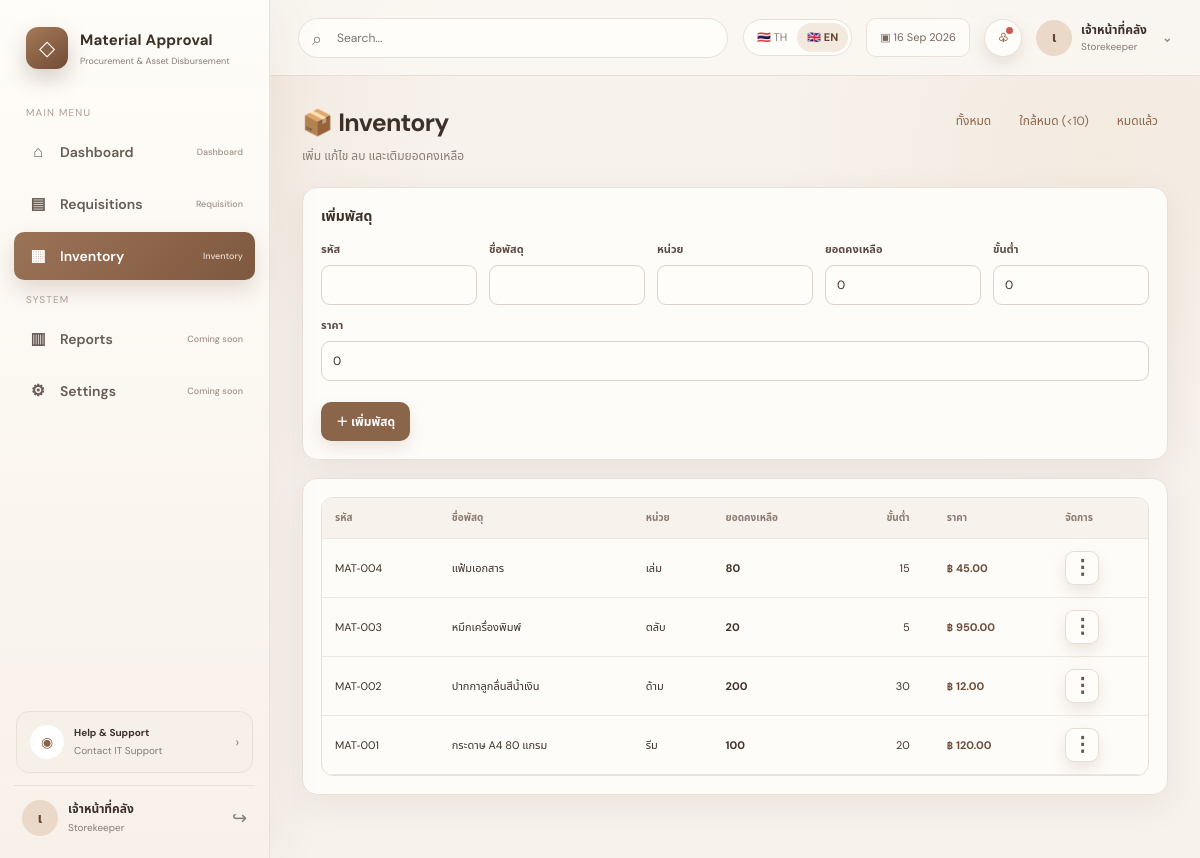
The page /materials.php?lang=en (signed in) on the database its author committed.
### tables this page shows
CREATE TABLE materials (
 id INT AUTO_INCREMENT PRIMARY KEY,
 code VARCHAR(50) NOT NULL UNIQUE,
 name VARCHAR(200) NOT NULL,
 unit VARCHAR(50) NOT NULL,
 stock DECIMAL(12,2) NOT NULL DEFAULT 0,
 min_stock DECIMAL(12,2) NOT NULL DEFAULT 0,
 price DECIMAL(12,2) NOT NULL DEFAULT 0,
 active TINYINT(1) NOT NULL DEFAULT 1,
 created_at TIMESTAMP DEFAULT CURRENT_TIMESTAMP
);

### lang.php (called while the page is built, shortened)
<?php
function current_lang(): string {
    return $_SESSION['lang'] ?? 'th';
}

### config.php (called while the page is built, shortened)
<?php
require_once __DIR__.'/lang.php';
function e($v): string { return htmlspecialchars((string)$v, ENT_QUOTES, 'UTF-8'); }
function fmt_number($value): string {
    $n=(float)$value;
    if (abs($n-round($n)) < 0.000001) return number_format($n,0);
    return rtrim(rtrim(number_format($n,2,'.',','),'0'),'.');
}
function user(): ?array { return $_SESSION['user'] ?? null; }

### materials.php (the view, shortened to what this page needs)
<?php
require 'config.php'; role_required(['requester','storekeeper','procurement','admin']);
$canManage=in_array(user()['role_code'],['storekeeper','admin'],true);
$pdo = db();
$sql="SELECT * FROM materials";
$sql.=" ORDER BY id DESC";
$rows=$pdo->query($sql)->fetchAll();$edit=null;if(isset($_GET['edit'])&&$canManage){$st=$pdo->prepare("SELECT * FROM materials WHERE id=?");$st->execute([(int)$_GET['edit']]);$edit=$st->fetch();}
?><!doctype html><html><head><?php include 'partials/head.php';?></head><body><?php include 'partials/nav.php';?><main class="container"><div class="page-head"><div><h2>📦 <?=current_lang()==='th'?'คลังพัสดุ':'Inventory'?></h2><p>เพิ่ม แก้ไข ลบ และเติมยอดคงเหลือ</p></div><div class="inventory-filters"><a href="materials.php" class="small-btn">ทั้งหมด</a><a href="materials.php?filter=low" class="small-btn">ใกล้หมด (&lt;10)</a><a href="materials.php?filter=out" class="small-btn">หมดแล้ว</a></div></div><?php if($msg):?><div class="alert <?=e($msg[0])?>"><?=e($msg[1])?></div><?php endif;?>
<?php if($canManage):?><form method="post" class="panel inventory-form"><input type="hidden" name="csrf" value="<?=e(csrf())?>"><input type="hidden" name="act" value="<?=$edit?'edit':'add'?>"><?php if($edit):?><input type="hidden" name="id" value="<?=$edit['id']?>"><?php endif;?><div class="panel-head"><h3><?=$edit?'แก้ไขพัสดุ':'เพิ่มพัสดุ'?></h3></div><div class="row"><div><label>รหัส</label><input name="code" required value="<?=e($edit['code']??'')?>"></div><div><label>ชื่อพัสดุ</label><input name="name" required value="<?=e($edit['name']??'')?>"></div><div><label>หน่วย</label><input name="unit" required value="<?=e($edit['unit']??'')?>"></div><?php if(!$edit):?><div><label>ยอดคงเหลือ</label><input name="stock" type="number" step="0.01" min="0" inputmode="decimal" value="0"></div><?php endif;?><div><label>ขั้นต่ำ</label><input name="min_stock" type="number" step="0.01" min="0" inputmode="decimal" value="<?=e($edit['min_stock']??0)?>"></div><div><label>ราคา</label><input name="price" type="number" step="0.01" min="0" inputmode="decimal" placeholder="เช่น 120.50" value="<?=e($edit['price']??0)?>"></div></div><br><button><?=$edit?'บันทึกการแก้ไข':'＋ เพิ่มพัสดุ'?></button> <?php if($edit):?><a class="small-btn" href="materials.php">ยกเลิก</a><?php endif;?></form><?php endif;?>
<div class="panel"><div class="table-wrap"><table class="table inventory-table"><thead><tr><th>รหัส</th><th>ชื่อพัสดุ</th><th>หน่วย</th><th>ยอดคงเหลือ</th><th>ขั้นต่ำ</th><th>ราคา</th><th class="right">จัดการ</th></tr></thead><tbody><?php foreach($rows as $m):?><tr><td><?=e($m['code'])?></td><td><?=e($m['name'])?></td><td><?=e($m['unit'])?></td><td><?php $isOut=((float)$m['stock']<=0); $isLow=(!$isOut && (float)$m['stock']<10);?><b class="<?= ($isLow||$isOut)?'stock-low':'' ?>"><?=fmt_number($m['stock'])?></b></td><td><?=fmt_number($m['min_stock'])?></td><td><b class="price-value">฿ <?=number_format((float)$m['price'],2,'.',',')?></b></td><td class="right"><?php if($canManage):?><div class="action-menu"><button type="button" class="action-toggle" aria-label="จัดการ" onclick="toggleAction(this)">⋮</button></div><?php endif;?></td></tr><?php endforeach;?></tbody></table></div></div>
</main></div></div></body></html>

### assets/style.css (style rules this page uses)
:root { --brown:#8b6549;--brown-dark:#654531;--brown-soft:#f3e9df;--cream:#faf7f2;--paper:#fffdfa;--line:#eadfd4;--text:#3d3028;--muted:#887b72;--green:#4d896b;--green-soft:#eaf4ed;--orange:#c88743;--orange-soft:#fff3e4;--red:#b55f54;--red-soft:#fbeceb;--purple:#7b6bb1;--shadow:0 10px 35px rgba(83,57,40,.08);--shadow-lg:0 20px 60px rgba(83,57,40,.14) }
* { box-sizing:border-box }
html,body { margin:0;min-height:100%;font-family:"Noto Sans Thai","DM Sans",sans-serif;background:radial-gradient(circle at top right,#f2e7dc 0,transparent 28%),var(--cream);color:var(--text) }
body { font-size:14px }
a { text-decoration:none;color:var(--brown) }
button,.btn,input,select,textarea { font:inherit }
button,.btn { border:0;cursor:pointer;transition:.18s }
.container { max-width:1480px;margin:0 auto;padding:28px 32px 45px }
.page-head,.welcome { display:flex;justify-content:space-between;align-items:flex-start;gap:18px;margin-bottom:22px }
.page-head h1,.page-head h2,.welcome h1 { margin:0;font-size:25px;letter-spacing:-.03em }
.page-head p,.welcome p { margin:5px 0 0;color:var(--muted);font-size:12px }
.btn,button { display:inline-flex;align-items:center;justify-content:center;gap:7px;padding:10px 15px;border-radius:10px;background:var(--brown);color:#fff;font-weight:700;font-size:12px;box-shadow:0 7px 16px rgba(139,101,73,.16) }
.panel,form,.form-card { background:rgba(255,253,250,.94);border:1px solid var(--line);border-radius:15px;box-shadow:var(--shadow);padding:18px;margin-bottom:18px }
.panel-head { display:flex;justify-content:space-between;align-items:center;gap:12px;margin-bottom:14px }
.panel-head h3 { margin:0;font-size:14px }
.table-wrap { overflow:auto;border:1px solid var(--line);border-radius:12px }
.table { width:100%;border-collapse:collapse;min-width:680px }
.table th { background:#f8f2ec;color:#8b7b70;font-size:10px }
.table th,.table td { padding:12px 13px;border-bottom:1px solid #efe7df;text-align:left }
.table td { font-size:11px }
label { display:block;font-weight:700;font-size:11px;margin:0 0 7px;color:#5b4b42 }
input,select,textarea { width:100%;padding:10px 11px;border:1px solid #dfd2c6;border-radius:9px;background:#fffdfa;color:var(--text);font-size:12px }
.row { display:flex;gap:12px;align-items:end;flex-wrap:wrap }
.row>* { flex:1;min-width:140px }
.right { text-align:right }
body { background:radial-gradient(circle at 12% 7%,rgba(225,199,173,.28),transparent 24%),radial-gradient(circle at 92% 18%,rgba(235,218,198,.32),transparent 26%),#f7f2ec }
.inventory-form { margin-bottom:18px }
.small-btn { padding:8px 10px!important;font-size:12px!important;white-space:nowrap }
.inventory-table td { vertical-align:middle }
.action-menu { position:relative;display:inline-block }
.action-toggle { width:34px;height:34px;border:1px solid #e7ddd3;background:#fffdfa;color:#6b5749;border-radius:9px;font-size:20px;line-height:1;cursor:pointer;padding:0 }
.inventory-table .price-value { font-weight:700;color:#6d4c38;white-space:nowrap }
.inventory-table th:nth-child(5),.inventory-table td:nth-child(5) { text-align:right;padding-right:24px }
.inventory-filters { display:flex;gap:8px;flex-wrap:wrap }
.inventory-filters .small-btn { text-decoration:none }

### rows shown on the page
materials: code "MAT-004", name "แฟ้มเอกสาร", unit "เล่ม", stock "80", min_stock "15", price "45.00"
materials: code "MAT-003", name "หมึกเครื่องพิมพ์", unit "ตลับ", stock "20", min_stock "5", price "950.00"
materials: code "MAT-002", name "ปากกาลูกลื่นสีน้ำเงิน", unit "ด้าม", stock "200", min_stock "30", price "12.00"
materials: code "MAT-001", name "กระดาษ A4 80 แกรม", unit "รีม", stock "100", min_stock "20", price "120.00"

### other values the page prints
t('dashboard') "Dashboard"
t('requests') "Requisitions"
t('materials') "Inventory"
t('system') "SYSTEM"
t('reports') "Reports"
t('soon') "Coming soon"
t('settings') "Settings"
$initial "เ"
user()['name'] "เจ้าหน้าที่คลัง"
role_text($role) "Storekeeper"
